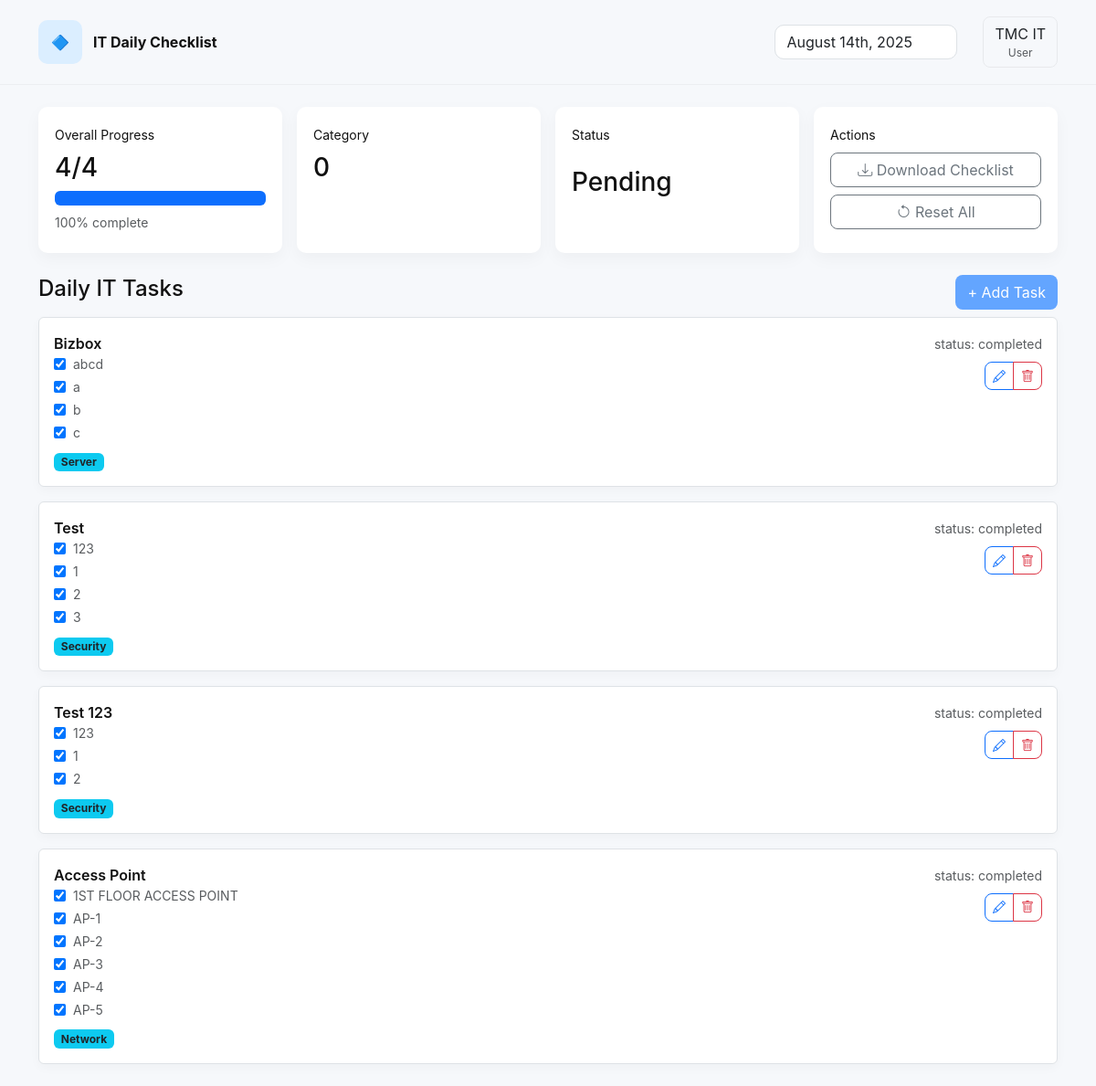
The page /user_dashboard.php (signed in) on the database its author committed.
### tables this page shows
CREATE TABLE `user_tasks` (
  `id` int(11) NOT NULL,
  `user_id` int(11) NOT NULL,
  `task_id` int(11) NOT NULL,
  `task_date` date NOT NULL,
  `status` enum('pending','in_progress','completed') DEFAULT 'pending',
  `completed_at` datetime DEFAULT NULL,
  `remarks` text DEFAULT NULL,
  `updated_at` timestamp NOT NULL DEFAULT current_timestamp() ON UPDATE current_timestamp()
);

CREATE TABLE `tasks` (
  `id` int(11) NOT NULL,
  `title` varchar(255) NOT NULL,
  `description` text DEFAULT NULL,
  `created_by` int(11) DEFAULT NULL,
  `created_at` timestamp NOT NULL DEFAULT current_timestamp(),
  `category` varchar(50) NOT NULL
);

CREATE TABLE `task_descriptions` (
  `id` int(11) NOT NULL,
  `task_id` int(11) NOT NULL,
  `text` text NOT NULL,
  `created_at` timestamp NOT NULL DEFAULT current_timestamp()
);

### user_dashboard.php (the view, shortened to what this page needs)
<?php
require 'config.php';
$uid = isset($_GET['view_user']) && is_admin() ? intval($_GET['view_user']) : $_SESSION['user_id'];
$today = date('Y-m-d');
$stmt = $mysqli->prepare('SELECT ut.id AS utid, t.id AS tid, t.title, t.description, t.category, ut.status
                          FROM user_tasks ut
                          JOIN tasks t ON ut.task_id = t.id
                          WHERE ut.user_id=? AND ut.task_date=?
                          ORDER BY t.category DESC, t.id ASC');
$stmt->bind_param('is', $uid, $today);
$stmt->execute();
$res = $stmt->get_result();
$user_tasks = $res ? $res->fetch_all(MYSQLI_ASSOC) : [];
$taskIds = array_column($user_tasks, 'tid');
$descs_by_task = [];
if (!empty($taskIds)) {
    $in = implode(',', array_map('intval', $taskIds));
    $sql = "SELECT td.id AS desc_id, td.task_id, td.text,
                   COALESCE(udc.status, 'pending') AS dstatus
            FROM task_descriptions td
            LEFT JOIN user_description_checks udc
              ON udc.task_description_id = td.id
             AND udc.user_id = ?
             AND udc.check_date = ?
            WHERE td.task_id IN ($in)
            ORDER BY td.id ASC";
    $stmt = $mysqli->prepare($sql);
    $stmt->bind_param('is', $uid, $today);
    $stmt->execute();
    $resD = $stmt->get_result();
    while($row = $resD->fetch_assoc()){
        $descs_by_task[$row['task_id']][] = $row;
    }
}
$completed = 0;
foreach($user_tasks as $u){
    if($u['status'] === 'completed') $completed++;
}
$total = count($user_tasks);
?>
<!doctype html>
<html>
<head>
<link rel="stylesheet" href="https://cdn.jsdelivr.net/npm/bootstrap-icons@1.10.5/font/bootstrap-icons.css">
<link rel="stylesheet" href="https://cdn.jsdelivr.net/npm/bootstrap-icons@1.10.5/font/bootstrap-icons.css">
<link href="https://cdn.jsdelivr.net/npm/bootstrap@5.3.0/dist/css/bootstrap.min.css" rel="stylesheet">
<link href="assets/style.css" rel="stylesheet">
</head>
<body>
<div class="topbar">
  <div class="container d-flex justify-content-between align-items-center">
    <div class="brand">
      <div class="logo">🔷</div>
      <div>
        <div style="font-weight:700">IT Daily Checklist</div>
      </div>
    </div>
    <div class="header-right">
      <div class="me-3">
        <input class="form-control" value="<?php echo date('F jS, Y'); ?>" readonly style="width:200px;border-radius:10px;">
      </div>
      <div class="dropdown">
        <button class="btn account-btn" data-bs-toggle="dropdown">
          <?php echo htmlspecialchars($_SESSION['name']); ?>
          <span class="text-muted" style="display:block;font-size:12px">User</span>
        </button>
      </div>
    </div>
  </div>
</div>
<div class="container my-4">
  <div class="row g-3">
    <div class="col-md-3">
      <div class="card-ghost h-100">
        <small>Overall Progress</small>
        <h3 class="mt-2"><?php echo $completed . '/' . $total; ?></h3>
        <div class="progress mt-2">
          <div class="progress-bar" role="progressbar" style="width: <?php echo $total ? round($completed/$total*100) : 0; ?>%"></div>
        </div>
        <div class="text-muted small mt-2">
          <?php echo $total ? round($completed/$total*100) : 0; ?>% complete
        </div>
      </div>
    </div>
    <div class="col-md-3">
      <div class="card-ghost h-100">
        <small>Category</small>
        <h3 class="mt-2">
          <?php
            $crit = $mysqli->query("SELECT COUNT(*) AS c FROM tasks WHERE category='critical'")->fetch_assoc()['c'] ?? 0;
            echo $crit;
          ?>
        </h3>
      </div>
    </div>
    <div class="col-md-3">
      <div class="card-ghost h-100">
        <small>Status</small>
        <h3 class="mt-4">Pending</h3>
      </div>
    </div>
    <div class="col-md-3">
      <div class="card-ghost h-100">
        <small>Actions</small>
        <div class="mt-2">
        <a class="btn btn-outline-secondary w-100 mb-2" href="export_csv.php">
         <i class="bi bi-download"></i> Download Checklist
          </a>
          <form method="post" action="reset_all.php">
           <button class="btn btn-outline-secondary w-100 mb-2">
            <i class="bi bi-arrow-counterclockwise"></i> Reset All
              </button>
          </form>
        </div>
      </div>
    </div>
  </div>
  <div class="d-flex justify-content-between align-items-center mt-4 mb-2">
    <h4>Daily IT Tasks</h4>
    <a class="btn" href="#addTask" data-bs-toggle="modal" style="background:var(--btn-primary);color:#fff;border-radius:8px">+ Add Task</a>
  </div>
  <div class="tasks">
    <?php foreach($user_tasks as $ut): ?>
      <div class="task-card mb-3 d-flex align-items-start p-3 border rounded bg-white">
        <div class="flex-grow-1">
            <div style="font-weight:600"><?php echo htmlspecialchars($ut['title']); ?></div>
            <?php
           if (trim($ut['description']) !== ''): ?>
              <div class="text-muted small d-flex align-items-center mb-1">
                <input type="checkbox" class="me-2"
                      onchange="toggleMainDescription(<?php echo (int)$ut['utid']; ?>, this.checked)"
                      <?php echo $ut['status']==='completed' ? 'checked' : ''; ?>>
                <?php echo htmlspecialchars($ut['description']); ?>
              </div>
              <?php endif; ?>
            <?php if (!empty($descs_by_task[$ut['tid']])): foreach($descs_by_task[$ut['tid']] as $d): ?>
              <div class="text-muted small d-flex align-items-center mb-1">
                <input type="checkbox" class="me-2"
                       onchange="toggleDescription(<?php echo (int)$d['desc_id']; ?>, this.checked)"
                       <?php echo $d['dstatus']==='completed' ? 'checked' : ''; ?>>
                <?php echo htmlspecialchars($d['text']); ?>
              </div>
            <?php endforeach; endif; ?>
          <div class="mt-2"><span class="badge bg-info text-dark"><?php echo htmlspecialchars($ut['category']); ?></span></div>
        </div>
        <div class="text-end">
          <div class="mb-2"><span class="text-muted small">status: <?php echo htmlspecialchars($ut['status']); ?></span></div>
          <div class="btn-group">
            <button class="btn btn-sm btn-outline-primary" data-bs-toggle="modal" data-bs-target="#editTaskModal<?php echo $ut['tid']; ?>" title="Edit">
              <i class="bi bi-pencil"></i>
            </button>
            <button class="btn btn-sm btn-outline-danger" data-bs-toggle="modal" data-bs-target="#deleteTaskModal<?php echo $ut['tid']; ?>" title="Delete">
              <i class="bi bi-trash"></i>
            </button>
          </div>
        </div>
      </div>
    <?php endforeach; ?>
  </div>
</div>
</body>
</html>

### style.css (style rules this page uses)
:root { --page-bg: #f6f7fb; --card-bg: #fff; --muted: #6c757d; --accent: #4b8cff; --btn-primary: #63a5ff; }
body { background: var(--page-bg); font-family: Inter, system-ui, -apple-system, 'Segoe UI', Roboto, Arial; color: #11181a; }
.topbar { background: transparent; padding: 18px 24px; border-bottom: 1px solid rgba(0,0,0,0.04); }
.brand { display:flex; align-items:center; gap:12px; }
.brand .logo { width:48px; height:48px; background:#dbeeff; border-radius:10px; display:flex; align-items:center; justify-content:center; font-weight:700; color:#2b6cff; }
.header-right { display:flex; align-items:center; gap:12px; }
.card-ghost { background:var(--card-bg); border-radius:10px; padding:18px; box-shadow: 0 6px 18px rgba(27,31,35,0.04); }
.tasks .task-card { background: var(--card-bg); border-radius:10px; padding:18px; box-shadow:0 4px 12px rgba(27,31,35,0.03); display:flex; align-items:flex-start; gap:14px; }
.account-btn { border-radius:8px; border:1px solid rgba(0,0,0,0.06); }
body { background:#f6f8fb; font-family: Inter, system-ui, -apple-system, "Segoe UI", Roboto, "Helvetica Neue", Arial; color:#111; }
.btn { border-radius: 8px; }

### rows shown on the page
user_tasks: task.title "Bizbox", status "☑", task.description "abcd", task.category "Server", status "completed"
task_descriptions: text "a"
task_descriptions: text "b"
task_descriptions: text "c"
user_tasks: task.title "Test", status "☑", task.description "123", task.category "Security", status "completed"
task_descriptions: text "1"
task_descriptions: text "2"
task_descriptions: text "3"
user_tasks: task.title "Test 123", status "☑", task.description "123", task.category "Security", status "completed"
task_descriptions: text "1"
task_descriptions: text "2"
user_tasks: task.title "Access Point", status "☑", task.description "1ST FLOOR ACCESS POINT", task.category "Network", status "completed"
task_descriptions: text "AP-1"
task_descriptions: text "AP-2"
task_descriptions: text "AP-3"
task_descriptions: text "AP-4"
task_descriptions: text "AP-5"

### other values the page prints
$_SESSION['name'] "TMC IT"
$completed "4"
$total "4"
$completed/$total*100 "100"
$crit "0"
